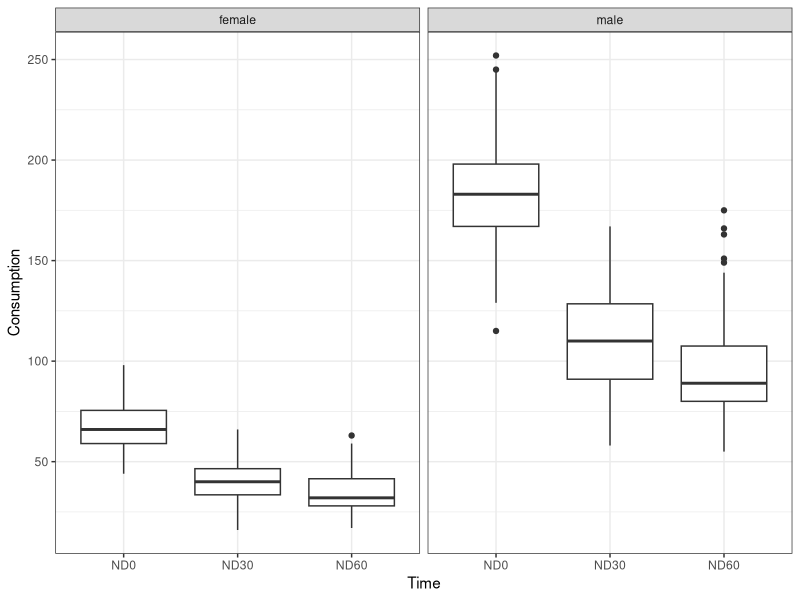
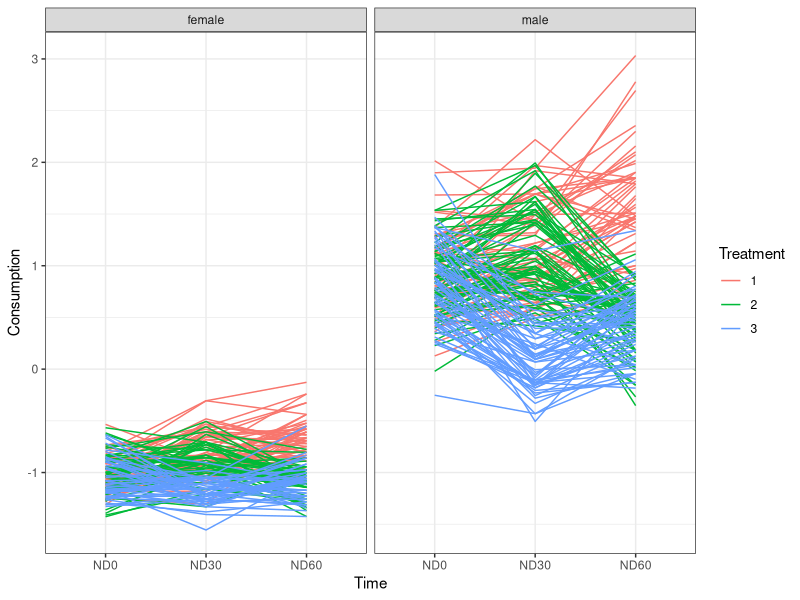
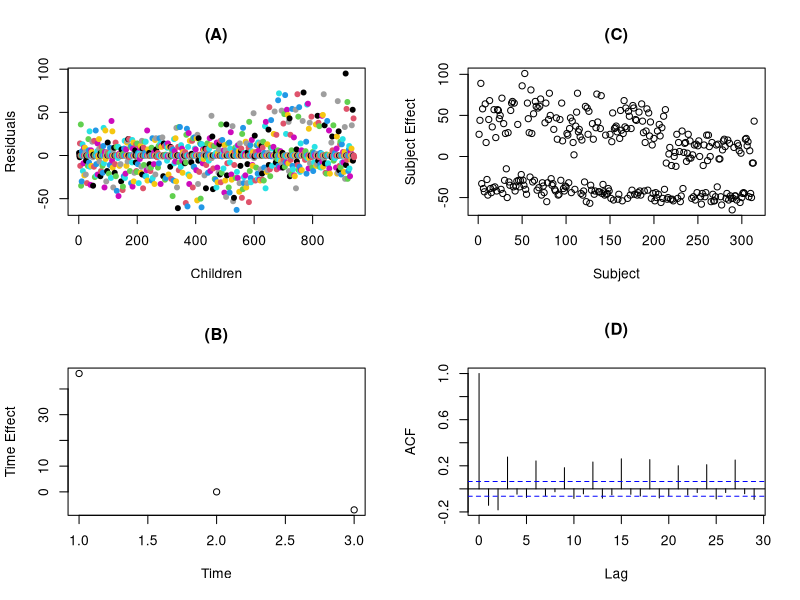

Generate these figures, in order, with R:
## ---- chunk 1
knitr::opts_chunk$set(echo = TRUE)
library(tidyverse)
library(gee)  # for gee()
library(lme4)  # for glmer
theme_set(theme_bw())
## ---- chunk 2
# load data
alcohol <- readxl::read_xls("ALCDEP.xls") %>% 
  as_tibble() %>% 
  mutate(sid = as.integer(sid),
         Treatment = as.factor(Treatment),
         Gender = ifelse(Gender == 0, "male", "female"),
         Gender = factor(Gender),
         ND0 = as.integer(ND0),
         ND30 = as.integer(ND30),
         ND60 = as.integer(ND60),
         Relapse = as.factor(Relapse))

table(alcohol$Treatment)

## ---- chunk 3
table(alcohol$Gender)

## ---- chunk 4
table(alcohol$Relapse)
## ---- chunk 5
# boxplot for mean and variance
alcohol %>% 
  gather(ND0:ND60, key = "Time", value = "Consumption") %>% 
  ggplot(aes(x = Time, y = Consumption, group = Time)) +
  geom_boxplot() +
  facet_grid(. ~ Gender)

## ---- chunk 6
# standardized time plot
jpeg("spaghetti.jpg", units = "in", width = 10, height = 6, res = 300)
alcohol2 <- sweep(alcohol[,c(4:6)], 2, apply(alcohol[,c(4:6)], 2, mean))
sd1 <- apply(alcohol[,c(4:6)], 2, sd)
alcohol2 <- sweep(alcohol2, 2, sd1, FUN = "/")
alcohol2 <- cbind(alcohol[,c(1:3)], alcohol2)
alcohol2 %>% gather(ND0:ND60, key = "Time", value = "Consumption") %>% 
  ggplot(aes(x = Time, y = Consumption, group = sid, color = Treatment)) +
  geom_line() +
  facet_grid(. ~ Gender)
dev.off()
## ---- chunk 7
# median polish
jpeg("feature_effect.jpg", units = "in", width = 10, height = 6, res = 300)
junk1 <- medpolish(alcohol[, c(4:6)])
res <- junk1$res
cols <- rep(1:314, rep(3, 314))
par(mfcol = c(2, 2))
plot(as.vector(t(res)), col = cols, pch = 19, cex = 0.8, 
     xlab = "Children", ylab = "Residuals", main = "(A)")
plot(junk1$col ,xlab = "Time", ylab = "Time Effect", main = "(B)")
plot(junk1$row, xlab = "Subject", ylab = "Subject Effect", main = "(C)")
acf(as.vector(t(res)), xlab = "Lag", main = "(D)")
dev.off()

## ---- chunk 8
# GEE model regarding alcohol consumption
alcohol3 <- alcohol %>% 
  gather(ND0:ND60, key = "Time", value = "Consumption")
fit.gee <- gee(Consumption ~ Treatment * Time + Treatment * Gender, 
               data = alcohol3, family = "gaussian", 
               id = sid, corstr = "unstructured")
sum.gee <- summary(fit.gee)
gee.coef <- sum.gee$coefficients %>% 
  as_tibble() %>% 
  mutate(parameters = rownames(sum.gee$coefficients),
         CIlow = Estimate - `Robust S.E.`,
         CIup = Estimate + `Robust S.E.`,
         CI = paste("(", round(CIlow, 3), ", ", round(CIup, 3), ")", sep = ""),
         pvalue = pnorm(`Robust z`, lower.tail = F) * 2) %>% 
  select(parameters, Estimate, `Robust S.E.`, CI, pvalue)
gee.coef %>% write.csv("gee.coef.csv", na = "")

## ---- chunk 9
sum.gee$working.correlation
## ---- chunk 10
# GLME model regarding relapse
fit.glme <- glmer(Relapse ~ Treatment + (1 | sid), 
                  data = alcohol, family = "binomial")
sum.glme <- summary(fit.glme)
glme.coef <- sum.glme$coefficients %>% 
  as_tibble() %>% 
  mutate(parameters = rownames(sum.glme$coefficients),
         CIlow = Estimate - `Std. Error`,
         CIup = Estimate + `Std. Error`,
         CI = paste("(", round(CIlow, 3), ", ", round(CIup, 3), ")", sep = "")) %>% 
  select(parameters, Estimate, `Std. Error`, CI, `Pr(>|z|)`)
glme.coef %>% write.csv("glme.coef.csv", na = "")

## ---- chunk 11
sum.glme$varcor %>% knitr::kable()
